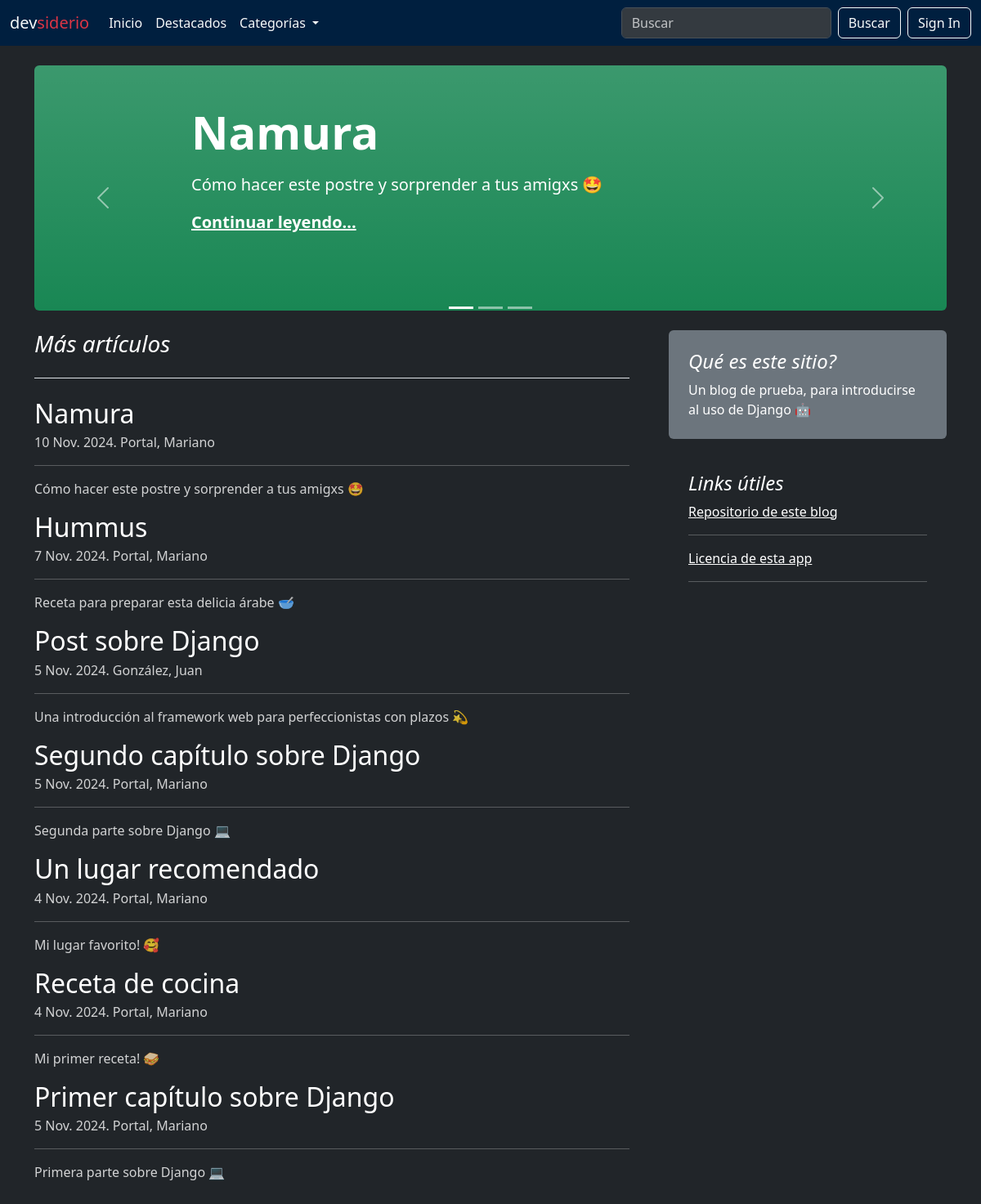
The page / on the database its author committed.
### blogs/models.py (models this page shows, shortened)
class Post(models.Model):
    title = models.CharField(max_length=255)
    slug = models.SlugField(unique=True)
    overview = models.TextField()
    date_created = models.DateTimeField(auto_now_add=True)
    content = models.TextField()
    author = models.ForeignKey(settings.AUTH_USER_MODEL, on_delete=models.PROTECT)
    categories = models.ManyToManyField('Category')
    featured = models.BooleanField(default=False)
    image = models.ImageField(upload_to='post_images/', blank=True, null=True)
    pub_date = models.DateTimeField(default=timezone.now)
    def get_absolute_url(self):
        return reverse("blogs:post", kwargs={"slug": self.slug})
    class Meta:
        ordering = ["-date_created"]

### users/models.py (models this page shows)
class User(AbstractUser):
	def __str__(self):
		return f'{self.last_name}, {self.first_name}'

### blogs/views.py (the view)
# urls.py: path('', views.home_page),
def home_page(request):
    posts = Post.objects.filter(
        pub_date__lte=timezone.now()
    )
    featured = Post.objects.filter(featured=True).filter(
        pub_date__lte=timezone.now()
    )[:3]
    context = {
        'post_list': posts,
        'featured': featured
    }
    return render(request, 'blogs/home_page.html', context=context)

### blogs/context_processors.py (called while the page is built)
def categories_processor(request):
  categories = Category.objects.all()
  return {
    'categories': categories
  }

### blogs/templates/blogs/home_page.html
{% extends 'base.html' %} {% block content %}
<div class="container-xxl bd-gutter mt-3 my-md-4 bd-layout bg-dark text-light">
  <main class="container">
    <div class="row g-5">
      <div class="col-md-12">{% include "blogs/featured.html" %}</div>
    </div>
    <div class="row g-5">
      <div class="col-md-8">
        <h3 class="pb-4 mb-4 fst-italic border-bottom text-light">
          Más artículos
        </h3>
        {% for post in post_list %}
        <article class="blog-post">
          <h2 class="blog-post-title mb-1 text-white">
            <a
              href="{{ post.get_absolute_url }}"
              class="text-white"
              style="text-decoration: none"
            >
              {{ post.title }}
            </a>
          </h2>
          <p class="blog-post-meta text-muted">
            {{ post.pub_date.date }}. {{ post.author }}
          </p>
          <hr class="bg-light" />
          <p class="text-light">{{ post.overview }}</p>
        </article>
        {% endfor %}
      </div>
      <div class="col-md-4">
        <div class="position-sticky" style="top: 2rem">
          <div class="p-4 mb-3 bg-secondary rounded">
            <h4 class="fst-italic text-white">Qué es este sitio?</h4>
            <p class="mb-0 text-light">
              Un blog de prueba, para introducirse al uso de Django 🤖
            </p>
          </div>
          <div class="p-4">
            <h4 class="fst-italic text-white">Links útiles</h4>
            <a
              href="https://github.com/devsiderio/devsiderio-blog"
              target="_blank"
              class="text-light"
            >
              Repositorio de este blog
            </a>
            <hr class="bg-light" />
            <a
              href="https://github.com/devsiderio/devsiderio-blog/blob/main/LICENSE"
              target="_blank"
              class="text-light"
            >
              Licencia de esta app
            </a>
            <hr class="bg-light" />
          </div>
        </div>
      </div>
    </div>
  </main>
</div>
{% endblock content %}

### blogs/templates/blogs/featured.html (shortened to what this page needs)
<div id="carouselIndicators" class="carousel slide" data-bs-ride="true">
  <div class="carousel-indicators">
    <button
      type="button"
      data-bs-target="#carouselIndicators"
      data-bs-slide-to="0"
      class="active"
      aria-current="true"
      aria-label="Slide 1"
    ></button>
    <button
      type="button"
      data-bs-target="#carouselIndicators"
      data-bs-slide-to="1"
      aria-label="Slide 2"
    ></button>
    <button
      type="button"
      data-bs-target="#carouselIndicators"
      data-bs-slide-to="2"
      aria-label="Slide 3"
    ></button>
  </div>
  <div class="carousel-inner">
    {% for f in featured %}
    <div class="carousel-item {% if f == featured|first %}active{% endif %}">
      <div
        class="px-5 p-md-5 mb-4 rounded text-bg-success bg-gradient"
        style="height: 300px"
      >
        <div class="col-md-10 px-5 mx-5">
          <h1 class="display-4 fw-bold px-5">{{ f.title }}</h1>
          <p class="lead my-3 px-5">{{ f.overview }}</p>
          <p class="lead mb-0 px-5">
            <a href="{{ f.get_absolute_url }}" class="text-white fw-bold"
              >Continuar leyendo...</a
            >
          </p>
        </div>
      </div>
    </div>
    {% endfor %}
  </div>
  <button
    class="carousel-control-prev"
    type="button"
    data-bs-target="#carouselIndicators"
    data-bs-slide="prev"
  >
    <span class="carousel-control-prev-icon" aria-hidden="true"></span>
  </button>
  <button
    class="carousel-control-next"
    type="button"
    data-bs-target="#carouselIndicators"
    data-bs-slide="next"
  >
    <span class="carousel-control-next-icon" aria-hidden="true"></span>
  </button>
</div>

### blogs/static/css/styles.css (style rules this page uses)
.container-xxl * { color: #ffffff !important; }
.blog-post-title { color: #ffffff; }
.blog-post-meta { color: rgba(255, 255, 255, 0.7) !important; }
.blog-post p { color: rgba(255, 255, 255, 0.8) !important; }

### rows shown on the page
Post: title "Namura", overview "Cómo hacer este postre y sorprender a tus amigxs 🤩", pub_date "10 Nov. 2024", author "Portal, Mariano"
Post: title "Hummus", pub_date "7 Nov. 2024", author "Portal, Mariano", overview "Receta para preparar esta delicia árabe 🥣"
Post: title "Post sobre Django", pub_date "5 Nov. 2024", author "González, Juan", overview "Una introducción al framework web para perfeccionistas con plazos 💫"
Post: title "Segundo capítulo sobre Django", pub_date "5 Nov. 2024", author "Portal, Mariano", overview "Segunda parte sobre Django 💻"
Post: title "Un lugar recomendado", pub_date "4 Nov. 2024", author "Portal, Mariano", overview "Mi lugar favorito! 🥰"
Post: title "Receta de cocina", pub_date "4 Nov. 2024", author "Portal, Mariano", overview "Mi primer receta! 🥪"
Post: title "Primer capítulo sobre Django", pub_date "5 Nov. 2024", author "Portal, Mariano", overview "Primera parte sobre Django 💻"
